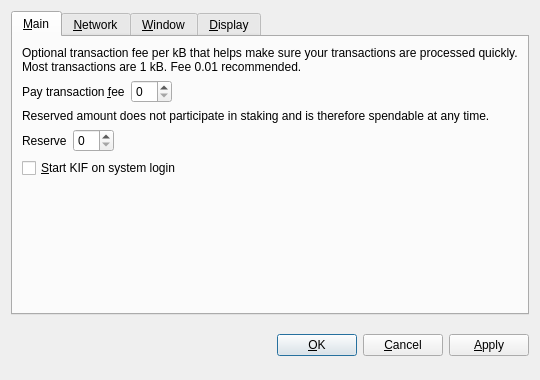
<?xml version="1.0" encoding="UTF-8"?>
<ui version="4.0">
 <class>OptionsDialog</class>
 <widget class="QDialog" name="OptionsDialog">
  <property name="geometry">
   <rect>
    <x>0</x>
    <y>0</y>
    <width>540</width>
    <height>380</height>
   </rect>
  </property>
  <property name="windowTitle">
   <string>Options</string>
  </property>
  <property name="modal">
   <bool>true</bool>
  </property>
  <layout class="QVBoxLayout" name="verticalLayout">
   <item>
    <widget class="QTabWidget" name="tabWidget">
     <property name="tabPosition">
      <enum>QTabWidget::North</enum>
     </property>
     <property name="currentIndex">
      <number>0</number>
     </property>
     <widget class="QWidget" name="tabMain">
      <attribute name="title">
       <string>&amp;Main</string>
      </attribute>
      <layout class="QVBoxLayout" name="verticalLayout_Main">
       <item>
        <widget class="QLabel" name="transactionFeeInfoLabel">
         <property name="text">
          <string>Optional transaction fee per kB that helps make sure your transactions are processed quickly. Most transactions are 1 kB. Fee 0.01 recommended.</string>
         </property>
         <property name="textFormat">
          <enum>Qt::PlainText</enum>
         </property>
         <property name="wordWrap">
          <bool>true</bool>
         </property>
        </widget>
       </item>
       <item>
        <layout class="QHBoxLayout" name="horizontalLayoutFee">
         <item>
          <widget class="QLabel" name="transactionFeeLabel">
           <property name="text">
            <string>Pay transaction &amp;fee</string>
           </property>
           <property name="textFormat">
            <enum>Qt::PlainText</enum>
           </property>
           <property name="buddy">
            <cstring>transactionFee</cstring>
           </property>
          </widget>
         </item>
         <item>
          <widget class="BitcoinAmountField" name="transactionFee"/>
         </item>
         <item>
          <spacer name="horizontalSpacerFee">
           <property name="orientation">
            <enum>Qt::Horizontal</enum>
           </property>
           <property name="sizeHint" stdset="0">
            <size>
             <width>40</width>
             <height>20</height>
            </size>
           </property>
          </spacer>
         </item>
        </layout>
       </item>
       <item>
        <widget class="QLabel" name="reserveBalanceInfoLabel">
         <property name="text">
          <string>Reserved amount does not participate in staking and is therefore spendable at any time.</string>
         </property>
         <property name="textFormat">
          <enum>Qt::PlainText</enum>
         </property>
         <property name="wordWrap">
          <bool>true</bool>
         </property>
        </widget>
       </item>
       <item>
        <layout class="QHBoxLayout" name="horizontalLayoutReserveBalance">
         <item>
          <widget class="QLabel" name="reserveBalanceLabel">
           <property name="text">
            <string>Reserve</string>
           </property>
           <property name="textFormat">
            <enum>Qt::PlainText</enum>
           </property>
           <property name="buddy">
            <cstring>reserveBalance</cstring>
           </property>
          </widget>
         </item>
         <item>
          <widget class="BitcoinAmountField" name="reserveBalance"/>
         </item>
         <item>
          <spacer name="horizontalSpacerReserveBalance">
           <property name="orientation">
            <enum>Qt::Horizontal</enum>
           </property>
           <property name="sizeHint" stdset="0">
            <size>
             <width>40</width>
             <height>20</height>
            </size>
           </property>
          </spacer>
         </item>
        </layout>
       </item>
       <item>
        <widget class="QCheckBox" name="bitcoinAtStartup">
         <property name="toolTip">
          <string>Automatically start KIF after logging in to the system.</string>
         </property>
         <property name="text">
          <string>&amp;Start KIF on system login</string>
         </property>
        </widget>
       </item>
       <item>
        <spacer name="verticalSpacer_Main">
         <property name="orientation">
          <enum>Qt::Vertical</enum>
         </property>
         <property name="sizeHint" stdset="0">
          <size>
           <width>20</width>
           <height>40</height>
          </size>
         </property>
        </spacer>
       </item>
      </layout>
     </widget>
     <widget class="QWidget" name="tabNetwork">
      <attribute name="title">
       <string>&amp;Network</string>
      </attribute>
      <layout class="QVBoxLayout" name="verticalLayout_Network">
       <item>
        <widget class="QCheckBox" name="mapPortUpnp">
         <property name="toolTip">
          <string>Automatically open the KIF client port on the router. This only works when your router supports UPnP and it is enabled.</string>
         </property>
         <property name="text">
          <string>Map port using &amp;UPnP</string>
         </property>
        </widget>
       </item>
       <item>
        <widget class="QCheckBox" name="connectSocks">
         <property name="toolTip">
          <string>Connect to the KIF network through a SOCKS5 proxy (e.g. when connecting through Tor).</string>
         </property>
         <property name="text">
          <string>&amp;Connect through SOCKS5 proxy:</string>
         </property>
        </widget>
       </item>
       <item>
        <layout class="QHBoxLayout" name="horizontalLayout_Network">
         <item>
          <widget class="QLabel" name="proxyIpLabel">
           <property name="text">
            <string>Proxy &amp;IP:</string>
           </property>
           <property name="textFormat">
            <enum>Qt::PlainText</enum>
           </property>
           <property name="buddy">
            <cstring>proxyIp</cstring>
           </property>
          </widget>
         </item>
         <item>
          <widget class="QValidatedLineEdit" name="proxyIp">
           <property name="maximumSize">
            <size>
             <width>140</width>
             <height>16777215</height>
            </size>
           </property>
           <property name="toolTip">
            <string>IP address of the proxy (e.g. 127.0.0.1)</string>
           </property>
          </widget>
         </item>
         <item>
          <widget class="QLabel" name="proxyPortLabel">
           <property name="text">
            <string>&amp;Port:</string>
           </property>
           <property name="textFormat">
            <enum>Qt::PlainText</enum>
           </property>
           <property name="buddy">
            <cstring>proxyPort</cstring>
           </property>
          </widget>
         </item>
         <item>
          <widget class="QLineEdit" name="proxyPort">
           <property name="maximumSize">
            <size>
             <width>55</width>
             <height>16777215</height>
            </size>
           </property>
           <property name="toolTip">
            <string>Port of the proxy (e.g. 9050)</string>
           </property>
          </widget>
         </item>
         <item>
          <spacer name="horizontalSpacer_Network">
           <property name="orientation">
            <enum>Qt::Horizontal</enum>
           </property>
           <property name="sizeHint" stdset="0">
            <size>
             <width>40</width>
             <height>20</height>
            </size>
           </property>
          </spacer>
         </item>
        </layout>
       </item>
       <item>
        <spacer name="verticalSpacer_Network">
         <property name="orientation">
          <enum>Qt::Vertical</enum>
         </property>
         <property name="sizeHint" stdset="0">
          <size>
           <width>20</width>
           <height>40</height>
          </size>
         </property>
        </spacer>
       </item>
      </layout>
     </widget>
     <widget class="QWidget" name="tabWindow">
      <attribute name="title">
       <string>&amp;Window</string>
      </attribute>
      <layout class="QVBoxLayout" name="verticalLayout_Window">
       <item>
        <widget class="QCheckBox" name="minimizeToTray">
         <property name="toolTip">
          <string>Show only a tray icon after minimizing the window.</string>
         </property>
         <property name="text">
          <string>&amp;Minimize to the tray instead of the taskbar</string>
         </property>
        </widget>
       </item>
       <item>
        <widget class="QCheckBox" name="minimizeOnClose">
         <property name="toolTip">
          <string>Minimize instead of exit the application when the window is closed. When this option is enabled, the application will be closed only after selecting Quit in the menu.</string>
         </property>
         <property name="text">
          <string>M&amp;inimize on close</string>
         </property>
        </widget>
       </item>
       <item>
        <spacer name="verticalSpacer_Window">
         <property name="orientation">
          <enum>Qt::Vertical</enum>
         </property>
         <property name="sizeHint" stdset="0">
          <size>
           <width>20</width>
           <height>40</height>
          </size>
         </property>
        </spacer>
       </item>
      </layout>
     </widget>
     <widget class="QWidget" name="tabDisplay">
      <attribute name="title">
       <string>&amp;Display</string>
      </attribute>
      <layout class="QVBoxLayout" name="verticalLayout_Display">
       <item>
        <layout class="QHBoxLayout" name="horizontalLayout_1_Display">
         <item>
          <widget class="QLabel" name="langLabel">
           <property name="text">
            <string>User Interface &amp;language:</string>
           </property>
           <property name="textFormat">
            <enum>Qt::PlainText</enum>
           </property>
           <property name="buddy">
            <cstring>lang</cstring>
           </property>
          </widget>
         </item>
         <item>
          <widget class="QValueComboBox" name="lang">
           <property name="toolTip">
            <string>The user interface language can be set here. This setting will take effect after restarting KIF.</string>
           </property>
          </widget>
         </item>
        </layout>
       </item>
       <item>
        <layout class="QHBoxLayout" name="horizontalLayout_2_Display">
         <item>
          <widget class="QLabel" name="unitLabel">
           <property name="text">
            <string>&amp;Unit to show amounts in:</string>
           </property>
           <property name="textFormat">
            <enum>Qt::PlainText</enum>
           </property>
           <property name="buddy">
            <cstring>unit</cstring>
           </property>
          </widget>
         </item>
         <item>
          <widget class="QValueComboBox" name="unit">
           <property name="toolTip">
            <string>Choose the default subdivision unit to show in the interface and when sending coins.</string>
           </property>
          </widget>
         </item>
        </layout>
       </item>
       <item>
        <widget class="QCheckBox" name="coinControlFeatures">
         <property name="toolTip">
          <string>Whether to show coin control features or not.</string>
         </property>
         <property name="text">
          <string>Display coin &amp;control features (experts only!)</string>
         </property>
        </widget>
       </item>
       <item>
        <widget class="QCheckBox" name="minimizeCoinAge">
         <property name="toolTip">
          <string>Whether to select the coin outputs randomly or with minimal coin age.</string>
         </property>
         <property name="text">
          <string>Minimize weight consumption (experimental)</string>
         </property>
        </widget>
       </item>
       <item>
        <widget class="QCheckBox" name="useBlackTheme">
         <property name="text">
          <string>Use KIF visual theme (requires restart)</string>
         </property>
        </widget>
       </item>
       <item>
        <spacer name="verticalSpacer_Display">
         <property name="orientation">
          <enum>Qt::Vertical</enum>
         </property>
         <property name="sizeHint" stdset="0">
          <size>
           <width>20</width>
           <height>40</height>
          </size>
         </property>
        </spacer>
       </item>
      </layout>
     </widget>
    </widget>
   </item>
   <item>
    <layout class="QHBoxLayout" name="horizontalLayout_Buttons">
     <item>
      <spacer name="horizontalSpacer_1">
       <property name="orientation">
        <enum>Qt::Horizontal</enum>
       </property>
       <property name="sizeHint" stdset="0">
        <size>
         <width>40</width>
         <height>48</height>
        </size>
       </property>
      </spacer>
     </item>
     <item>
      <widget class="QLabel" name="statusLabel">
       <property name="font">
        <font>
         <weight>75</weight>
         <bold>true</bold>
        </font>
       </property>
       <property name="text">
        <string/>
       </property>
       <property name="textFormat">
        <enum>Qt::PlainText</enum>
       </property>
       <property name="wordWrap">
        <bool>true</bool>
       </property>
      </widget>
     </item>
     <item>
      <spacer name="horizontalSpacer_2">
       <property name="orientation">
        <enum>Qt::Horizontal</enum>
       </property>
       <property name="sizeHint" stdset="0">
        <size>
         <width>40</width>
         <height>48</height>
        </size>
       </property>
      </spacer>
     </item>
     <item>
      <widget class="QPushButton" name="okButton">
       <property name="text">
        <string>&amp;OK</string>
       </property>
      </widget>
     </item>
     <item>
      <widget class="QPushButton" name="cancelButton">
       <property name="text">
        <string>&amp;Cancel</string>
       </property>
       <property name="autoDefault">
        <bool>false</bool>
       </property>
      </widget>
     </item>
     <item>
      <widget class="QPushButton" name="applyButton">
       <property name="text">
        <string>&amp;Apply</string>
       </property>
       <property name="autoDefault">
        <bool>false</bool>
       </property>
      </widget>
     </item>
    </layout>
   </item>
  </layout>
 </widget>
 <customwidgets>
  <customwidget>
   <class>BitcoinAmountField</class>
   <extends>QSpinBox</extends>
   <header>bitcoinamountfield.h</header>
  </customwidget>
  <customwidget>
   <class>QValueComboBox</class>
   <extends>QComboBox</extends>
   <header>qvaluecombobox.h</header>
  </customwidget>
  <customwidget>
   <class>QValidatedLineEdit</class>
   <extends>QLineEdit</extends>
   <header>qvalidatedlineedit.h</header>
  </customwidget>
 </customwidgets>
 <resources/>
 <connections/>
</ui>
